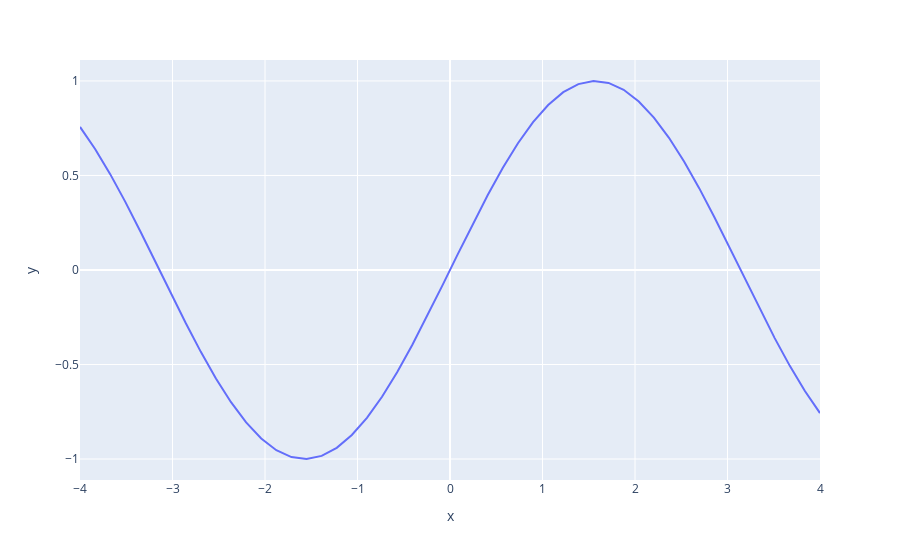

The code cell stored with this chart in its notebook:
### Markdown cell above
Классическое API

### Code cell
import plotly.express as px

x = np.linspace(-4, 4, 50)
y = np.sin(x)

px.line(x=x, y=y)

### Figure 1 — Plotly figure (JSON) as saved in the notebook; plotly's stock layout.template omitted (floating-point values rounded to 4 significant figures)
{"data": [{"hovertemplate": "x=%{x}<br>y=%{y}<extra></extra>", "legendgroup": "", "line": {"color": "#636efa", "dash": "solid"}, "mode": "lines", "name": "", "showlegend": false, "type": "scatter", "x": [-4, -3.837, -3.673, -3.51, -3.347, -3.184, -3.02, -2.857, -2.694, -2.531, -2.367, -2.204, -2.041, -1.878, -1.714, -1.551, -1.388, -1.224, -1.061, -0.898, -0.7347, -0.5714, -0.4082, -0.2449, -0.08163, 0.08163, 0.2449, 0.4082, 0.5714, 0.7347, 0.898, 1.061, 1.224, 1.388, 1.551, 1.714, 1.878, 2.041, 2.204, 2.367, 2.531, 2.694, 2.857, 3.02, 3.184, 3.347, 3.51, 3.673, 3.837, 4], "xaxis": "x", "y": [0.7568, 0.6405, 0.5072, 0.3603, 0.2039, 0.04207, -0.1209, -0.2806, -0.4329, -0.5737, -0.6992, -0.8061, -0.8916, -0.9533, -0.9897, -0.9998, -0.9833, -0.9406, -0.873, -0.7821, -0.6704, -0.5408, -0.3969, -0.2425, -0.08154, 0.08154, 0.2425, 0.3969, 0.5408, 0.6704, 0.7821, 0.873, 0.9406, 0.9833, 0.9998, 0.9897, 0.9533, 0.8916, 0.8061, 0.6992, 0.5737, 0.4329, 0.2806, 0.1209, -0.04207, -0.2039, -0.3603, -0.5072, -0.6405, -0.7568], "yaxis": "y"}], "layout": {"autosize": true, "legend": {"tracegroupgap": 0}, "margin": {"t": 60}, "xaxis": {"anchor": "y", "autorange": true, "domain": [0, 1], "range": [-4, 4], "title": {"text": "x"}, "type": "linear"}, "yaxis": {"anchor": "x", "autorange": true, "domain": [0, 1], "range": [-1.111, 1.111], "title": {"text": "y"}, "type": "linear"}}}
